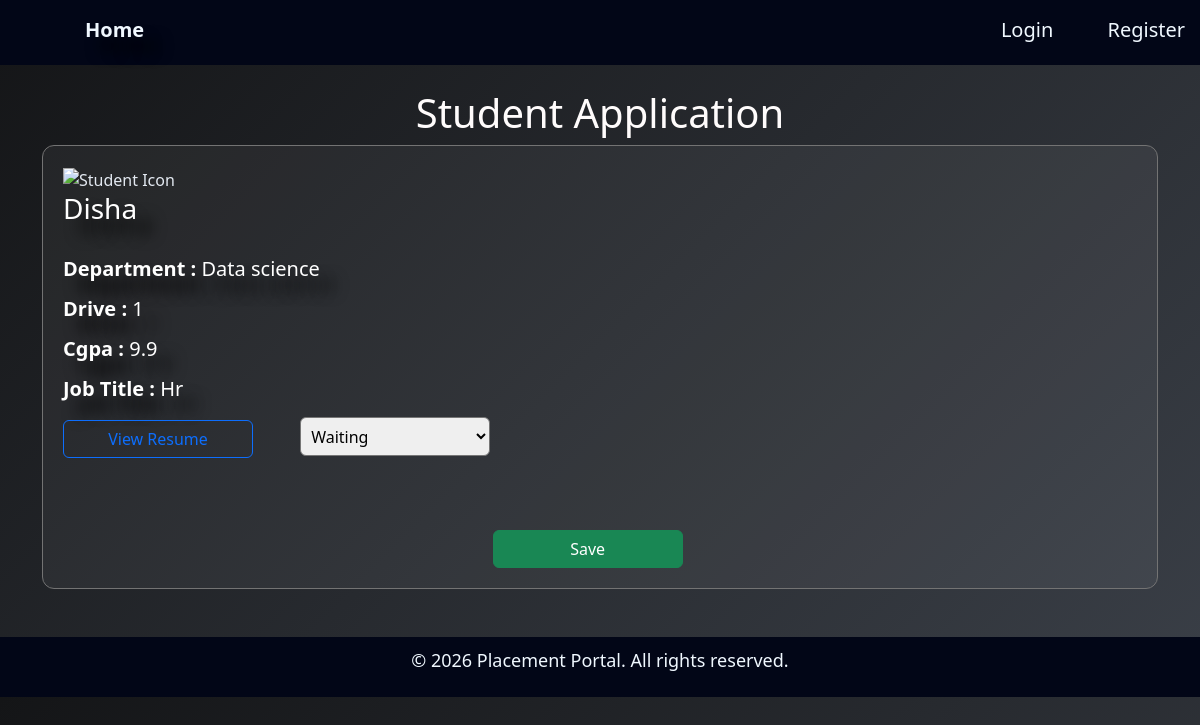
Screenshot of /review-application/1 with the database file from the repository.
### application/models.py (models this page shows)
class Studentprofile(db.Model):
    id = db.Column(db.Integer, primary_key=True)
    user_id = db.Column(db.Integer, db.ForeignKey('user.id'), unique=True, nullable=False)
    student_name = db.Column(db.String(50), nullable=False)
    department = db.Column(db.String(150), nullable=False)
    cgpa = db.Column(db.Float, nullable=False)
    resume = db.Column(db.String(500))
    user = db.relationship('User', back_populates='student_profile')
    applications = db.relationship('Application', back_populates='student',cascade="all, delete")

class Placementdrive(db.Model):
    id = db.Column(db.Integer, primary_key=True)
    company_id = db.Column(db.Integer, db.ForeignKey('companyprofile.id'), nullable=False)
    job_title = db.Column(db.String(150), nullable=False)
    job_description = db.Column(db.Text(500), nullable=False)
    salary= db.Column(db.String(50), nullable=False)
    is_approved = db.Column(db.Boolean, default=False)
    is_closed = db.Column(db.Boolean, default=False)
    company = db.relationship('Companyprofile', back_populates='drives')
    applications = db.relationship('Application', back_populates='drive',cascade="all, delete")

class Application(db.Model):
    id = db.Column(db.Integer, primary_key=True)
    student_id = db.Column(db.Integer, db.ForeignKey('studentprofile.id'), nullable=False)
    drive_id = db.Column(db.Integer, db.ForeignKey('placementdrive.id'), nullable=False)
    application_date = db.Column(db.DateTime, default=datetime.utcnow)
    status = db.Column(db.String(50), default='Applied')  #Applied/Shortlisted/Selected/Rejected
    student = db.relationship('Studentprofile', back_populates='applications')
    drive = db.relationship('Placementdrive', back_populates='applications')

### application/controllers.py (the view)
@app.route('/review-application/<int:app_id>', methods=['GET', 'POST'])
def review_application(app_id):
   app = Application.query.get(app_id)
   if app is None:
      abort(404)
   if request.method=="POST":
      status=request.form.get('status')
      app.status=status
      db.session.commit()
      return redirect(url_for('view_drives', drive_id=app.drive_id))
   return render_template('com_stu_app.html', app=app)

### templates/com_stu_app.html (shortened to what this page needs)
{% extends "base.html" %}
{% block content %}
   <div class="container">
      <h1>Student Application</h1>
   <div class="card">
 <form action="{{url_for('review_application', app_id=app.id)}}" method="POST">
  <img style="width: 190px;" src="https://static.vecteezy.com/system/resources/thumbnails/000/511/962/small/57_Student.jpg" alt="Student Icon">
    <br><h3>{{app.student.student_name}}</h3><br>
    <h5><p><strong>Department : </strong>{{app.student.department}}</p></h5>
    <h5><p><strong>Drive : </strong>{{app.drive.id}}</p></h5>
    <h5><p><strong>Cgpa : </strong>{{app.student.cgpa}}</p></h5>
    <h5><p><strong>Job Title : </strong>{{app.drive.job_title}}</p></h5>
   <div>
      <a href="{{ app.student.resume }}"  target="_blank" class="btn btn-outline-primary">View Resume</a>
      <select name="status">
        <option value="Waiting" {% if app.status == "Waiting" %}selected {% endif %}>Waiting</option>
      </select>
 <br><br><br><br>
      <button type="submit" style="margin-left: 40%;" class="btn btn-success">Save</button>
    </div>
    </form>
   </div>
   </div>
{% endblock %}

### static/style.css (style rules this page uses)
* { box-sizing: border-box; margin: 0; font-family: Playfair Display, 10px; }

### templates/base.html (style rules this page uses)
body { background: linear-gradient(135deg, #232428, #3a3f47); color: #fcfcfc; }

### templates/com_stu_app.html (style rules this page uses)
body { margin: 0; background: linear-gradient(135deg, #141517, #3a3f47); color: #e2e8f0; }
.container { width: 95%; margin: auto; }
.card { background:rgba(255,255,255,0.05); color: #e2e8f0; border: 1px solid #737373; border-radius: 12px; padding: 20px; }
h1 { text-align: center; color: #fffcfc; }
h3 { color: #ffffff; text-shadow: 15px 15px 15px #000000; }
h5 { color: #ffffff; text-shadow: 15px 15px 15px #000000; }
button { width: 190px }
a.btn { width: 190px; }
select { padding: 6px; padding-top: 7px; border-radius: 6px; margin-left: 4%; width: 190px; }

### rows the page displays
Studentprofile: student.student_name "Disha", student.department "Data science", student.cgpa "9.9"
Placementdrive: drive.id "1", drive.job_title "Hr"
Application: status "Waiting"
